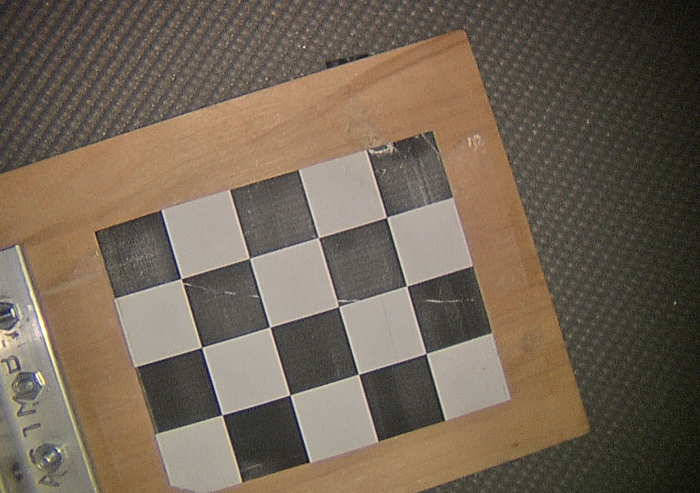
#> input picture imageProccessing/left1.png, 1400 x 986 px (shown at 1/2 size)
$ python -i detections.py   (imports and definitions only)   (older library calls are emulated)
#> lines starting #> are read from the running program, lines starting #| are printed output that depends on the picture; after the words box and inside, x2 and y2 are one past the last pixel; in counts of white or black regions, pixels touching at a corner belong together


"""Useful functions for image processing and detection using OpenCV"""


import cv2
import numpy as np


def find_corners(img):
    """Finds harris corners"""
    corners = cv2.cornerHarris(img, 5, 3, 0.1)
    corners = cv2.dilate(corners, None)
    corners = cv2.threshold(corners, 0.01 * corners.max(), 255, 0)[1]
    corners = corners.astype(np.uint8)
    _, labels, stats, centroids = cv2.connectedComponentsWithStats(
        corners, connectivity=4)
    # For some reason, stats yielded better results for
    # corner detection than centroids. This might have
    # something to do with sub-pixel accuracy.
    # Check issue #10130 on opencv
    return stats


def contoured_bbox(img):
    """Returns bbox of contoured image"""
    #image, contours, hierarchy = cv2.findContours(img, 1, 2)
    contours, hierarchy = cv2.findContours(img, 1, 2)
    # Largest object is whole image,
    # second largest object is the ROI
    #cv2.imshow('image_window',img)
    #cv2.waitKey(0)
    #if len(contours)>1:
    sorted_cntr = sorted(contours, key=lambda cntr: cv2.contourArea(cntr))
    #print("contours?")
    #print(sorted_cntr)
    return cv2.boundingRect(sorted_cntr[0])
    #else:
        #print("not enough countours found")
        #return None, None, None, None


def preprocess_input(img):
    """Preprocess image to match model's input shape for shape detection"""
    img = cv2.resize(img, (32, 32))
    # Expand for channel_last and batch size, respectively
    img = np.expand_dims(img, axis=-1)
    img = np.expand_dims(img, axis=0)
    return img.astype(np.float32) / 255

>>> import cv2
>>> picture = cv2.imread('left1.png', cv2.IMREAD_GRAYSCALE)
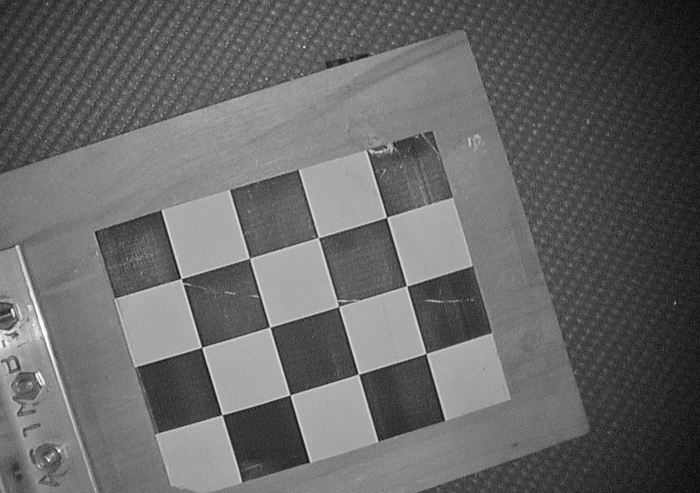
#> picture: shape (986, 1400) (shown at 1/2 size); min 0, max 254, mean 102.5
>>> result = find_corners(picture)
#> in find_corners, `corners = cv2.cornerHarris(img, 5, 3, 0.1)`:
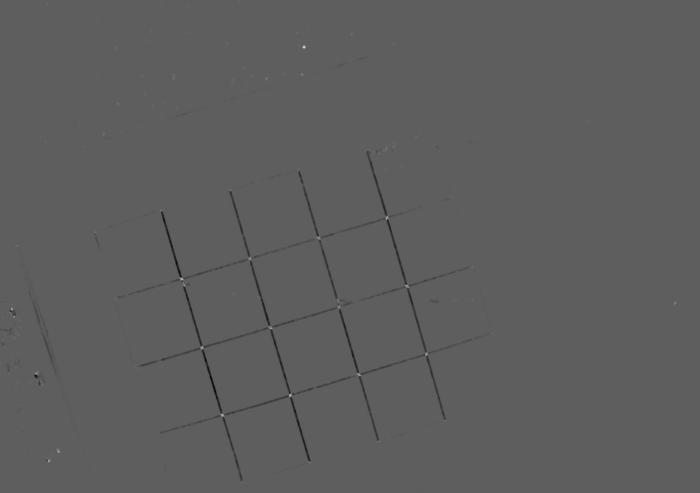
#> corners: shape (986, 1400) float32 (shown at 1/2 size); min -0.00156, max 0.00267, mean -5.85e-06; drawn with min black and max white
#> in find_corners, `corners = cv2.threshold(corners, 0.01 * corners.max(), 255, 0)[1]`:
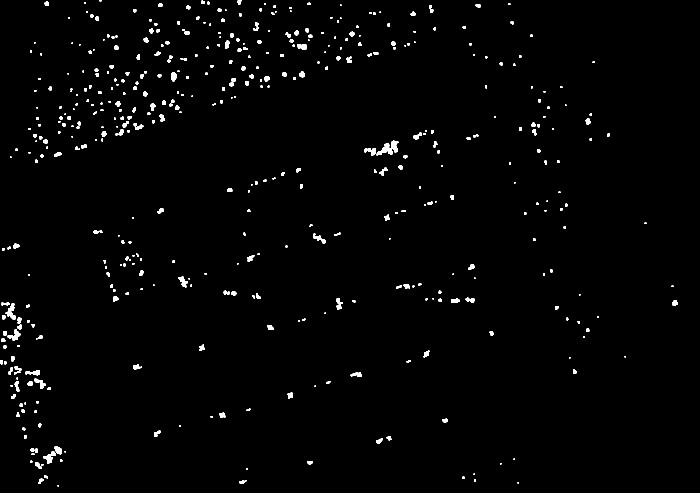
#> corners: shape (986, 1400) float32 (shown at 1/2 size); 1.4% white; 478 white regions (160 under 20 px), largest, box (x1, y1, x2, y2) and area: (753, 281, 797, 311) 612, (87, 903, 112, 927) 281, (11, 613, 32, 639) 279
#> in find_corners, `_, labels, stats, centroids = cv2.connectedComponentsWithStats( corner..`:
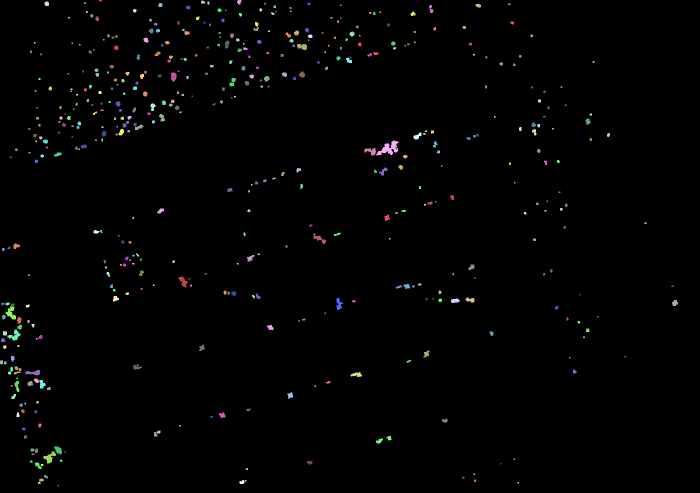
#> labels: shape (986, 1400) int32 (shown at 1/2 size); 481 distinct labels, from 0 to 480; one colour per label, 0 black
#> in find_corners, `_, labels, stats, centroids = cv2.connectedComponentsWithStats( corner..`: stats = 481 rows, first 6: [0, 0, 1400, 986, 1360762], [198, 0, 6, 3, 16], [474, 0, 9, 9, 61], [402, 1, 8, 6, 40], [89, 3, 9, 9, 69], [415, 3, 4, 6, 23]; centroids = 481 pairs, first value 2.53 to 1349.5, second value 0.875 to 971
#> result has the same summary as stats in find_corners
